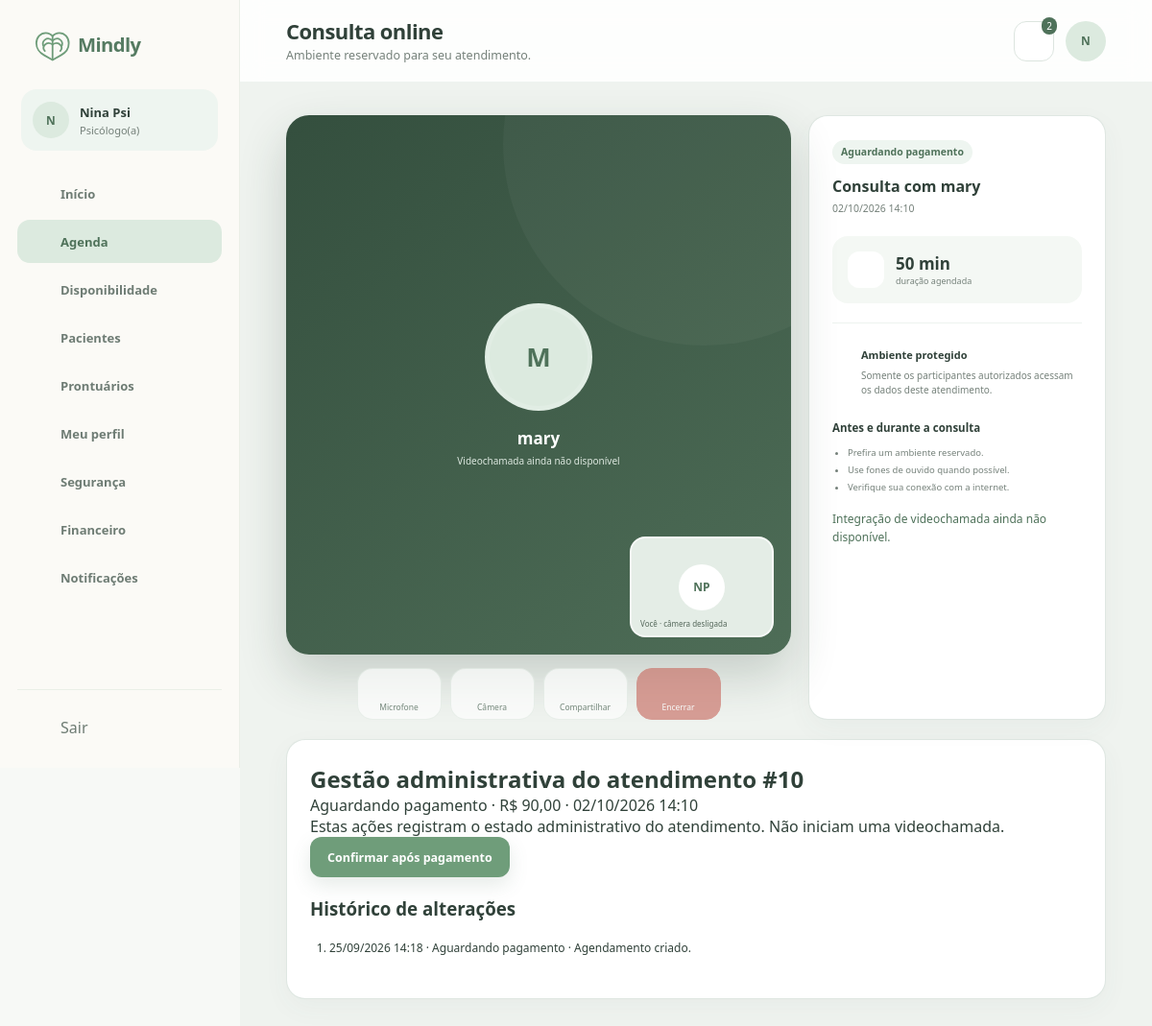
Screenshot of /view/salaAtendimentoPsicologo.php?consulta_id=10 (signed in) with the database file from the repository.
### tables this page shows
CREATE TABLE `psicologos` (
  `usuario_id` bigint(20) UNSIGNED NOT NULL,
  `crp` varchar(24) NOT NULL,
  `nome_profissional` varchar(150) DEFAULT NULL,
  `area_atuacao` varchar(150) DEFAULT NULL,
  `biografia` text DEFAULT NULL,
  `abordagem` text DEFAULT NULL,
  `valor_consulta` decimal(10,2) NOT NULL DEFAULT 0.00,
  `duracao_padrao_minutos` smallint(5) UNSIGNED NOT NULL DEFAULT 50,
  `status_verificacao` enum('pendente','aprovado','rejeitado') NOT NULL DEFAULT 'pendente',
  `verificado_em` datetime DEFAULT NULL,
  `criado_em` timestamp NOT NULL DEFAULT current_timestamp(),
  `atualizado_em` timestamp NOT NULL DEFAULT current_timestamp() ON UPDATE current_timestamp()
);

CREATE TABLE `usuarios` (
  `id` bigint(20) UNSIGNED NOT NULL,
  `nome` varchar(150) NOT NULL,
  `email` varchar(190) NOT NULL,
  `senha_hash` varchar(255) NOT NULL,
  `papel` enum('paciente','psicologo','admin') NOT NULL,
  `telefone` varchar(20) DEFAULT NULL,
  `avatar_url` varchar(500) DEFAULT NULL,
  `status` enum('pendente','ativo','suspenso','inativo') NOT NULL DEFAULT 'ativo',
  `email_verificado_em` datetime DEFAULT NULL,
  `ultimo_acesso_em` datetime DEFAULT NULL,
  `criado_em` timestamp NOT NULL DEFAULT current_timestamp(),
  `atualizado_em` timestamp NOT NULL DEFAULT current_timestamp() ON UPDATE current_timestamp()
);

CREATE TABLE `consultas` (
  `id` bigint(20) UNSIGNED NOT NULL,
  `horario_id` bigint(20) UNSIGNED NOT NULL,
  `psicologo_id` bigint(20) UNSIGNED NOT NULL,
  `paciente_id` bigint(20) UNSIGNED NOT NULL,
  `consulta_origem_id` bigint(20) UNSIGNED DEFAULT NULL,
  `valor` decimal(10,2) NOT NULL,
  `modalidade` enum('online') NOT NULL DEFAULT 'online',
  `status` enum('aguardando_pagamento','confirmada','em_andamento','concluida','cancelada','nao_compareceu') NOT NULL DEFAULT 'aguardando_pagamento',
  `motivo_cancelamento` varchar(500) DEFAULT NULL,
  `cancelada_em` datetime DEFAULT NULL,
  `iniciada_em` datetime DEFAULT NULL,
  `encerrada_em` datetime DEFAULT NULL,
  `criado_em` timestamp NOT NULL DEFAULT current_timestamp(),
  `atualizado_em` timestamp NOT NULL DEFAULT current_timestamp() ON UPDATE current_timestamp(),
  `horario_ocupado_id` bigint(20) UNSIGNED GENERATED ALWAYS AS (case when `status` = 'cancelada' then NULL else `horario_id` end) STORED
);

CREATE TABLE `horarios_agenda` (
  `id` bigint(20) UNSIGNED NOT NULL,
  `psicologo_id` bigint(20) UNSIGNED NOT NULL,
  `inicio_em` datetime NOT NULL,
  `fim_em` datetime NOT NULL,
  `status` enum('livre','reservado','bloqueado') NOT NULL DEFAULT 'livre',
  `criado_em` timestamp NOT NULL DEFAULT current_timestamp(),
  `atualizado_em` timestamp NOT NULL DEFAULT current_timestamp() ON UPDATE current_timestamp()
);

CREATE TABLE `historico_status_consultas` (
  `id` bigint(20) UNSIGNED NOT NULL,
  `consulta_id` bigint(20) UNSIGNED NOT NULL,
  `status_anterior` varchar(30) DEFAULT NULL,
  `status_novo` varchar(30) NOT NULL,
  `alterado_por_usuario_id` bigint(20) UNSIGNED DEFAULT NULL,
  `motivo` varchar(500) DEFAULT NULL,
  `criado_em` timestamp NOT NULL DEFAULT current_timestamp()
);

### view/salaAtendimentoPsicologo.php (the view, shortened to what the rows shown need)
<?php require_once __DIR__ . '/../controller/Auth.php';
$currentUser = requireRole('psicologo'); ?>
<?php require_once __DIR__ . '/../controller/DadosController.php';
$d = loadPageData(basename(__FILE__), $currentUser);
require_once __DIR__ . '/componentes/componentes.php';
require_once __DIR__ . '/componentes/dados.php'; ?>
<!DOCTYPE html>
<html lang="pt-BR">
<head>
    <link rel="stylesheet" href="../css/componentes.css">
    <link rel="stylesheet" href="../css/salaAtendimentoPsicologo.css">
</head>
<body>
    <?php abrirLayout('psicologo', 'agenda', 'Consulta online', 'Ambiente reservado para seu atendimento.', $currentUser['nome']); ?>
    <?php $c = $d['consulta'];
    $name = $c ? ($currentUser['papel'] === 'paciente' ? $c['psicologo_nome'] : $c['paciente_nome']) : ''; ?>
    <div class="sala">
        <section class="video-principal">
            <div class="video-placeholder">
                <div class="avatar-video"><?= e(initials($name)) ?></div>
                <strong><?= e($name ?: 'Nenhuma consulta selecionada') ?></strong><span>Videochamada ainda não
                    disponível</span>
                <div class="mini-video">
                    <div class="avatar-mini"><?= e(initials($currentUser['nome'])) ?></div><small>Você · câmera
                        desligada</small>
                </div>
            </div>
        </section>
        <aside class="painel-sala cartao">
            <div class="cabecalho-sala"><span
                    class="tag"><?= $c ? e(statusLabel($c['status'])) : 'Sem atendimento selecionado' ?></span>
                <h2><?= e($name ? 'Consulta com ' . $name : 'Consulta online') ?></h2>
                <p><?= dateLabel($c['inicio_em'] ?? null) ?></p>
            </div>
        </aside>
    </div>
    <?php require __DIR__ . '/componentes/gestaoConsulta.php';
    fecharLayout(); ?>
</body>
</html>

### view/componentes/componentes.php (shortened to what the rows shown need)
<?php
function icon($name, $class = '')
{
    $svg = $icons[$name] ?? $icons['home'];
    return '<svg class="icone ' . $class . '" viewBox="0 0 24 24" aria-hidden="true">' . $svg . '</svg>';
}
function abrirLayout($perfil, $ativo, $titulo, $subtitulo, $nome)
{
    global $currentUser, $d;
    $nome = e($currentUser['nome']);
    $perfilLabel = $perfil === 'paciente' ? 'Paciente' : ($perfil === 'psicologo' ? 'Psicólogo(a)' : 'Administrador');
    $iniciais = e(mb_strtoupper(mb_substr($currentUser['nome'], 0, 1)));
    echo '<div class="app">';
    echo '<aside class="sidebar">';
    echo '<div class="perfil-lateral"><span class="avatar avatar-pequeno">' . $iniciais . '</span><div><strong>' . $nome . '</strong><span>' . $perfilLabel . '</span></div></div>';
    echo '</aside>';
    echo '<main class="area-app">';
    echo '<header class="topbar"><div class="titulo-topbar"><h1>' . $titulo . '</h1><p>' . $subtitulo . '</p></div><div class="acoes-topbar"><details class="notificacoes"><summary class="botao-icone" aria-label="Notificações">' . icon('bell');
    echo '</summary><div class="painel-notificacoes"><h2>Notificações</h2>';
    echo '</div></details><span class="avatar">' . $iniciais . '</span></div></header>';
    echo '<section class="conteudo-app">';
}
function fecharLayout()
{
    echo '</section></main></div>';
}
?>

### view/componentes/gestaoConsulta.php (shortened to what the rows shown need)
<?php if ($c = $d['consulta']): ?>
    <section class="cartao gestao-atendimento">
        <h2><?= $currentUser['papel'] === 'paciente' ? 'Detalhes da consulta' : 'Gestão administrativa do atendimento' ?> #<?= (int) $c['id'] ?></h2>
        <p><?= e(statusLabel($c['status'])) ?> · <?= money($c['valor']) ?> · <?= dateLabel($c['inicio_em']) ?></p>
        <p>Estas ações registram o estado administrativo do atendimento. Não iniciam uma videochamada.</p>
        <div class="acoes-gestao">
            <?php if ($currentUser['papel'] === 'psicologo'): ?>
                <?php if ($c['status'] === 'aguardando_pagamento'): ?>
                    <form method="post" action="../processamento/profissional.php"><?php operationFields('confirmar'); ?><input
                            type="hidden" name="consulta_id" value="<?= (int) $c['id'] ?>"><button
                            class="botao botao-principal">Confirmar após pagamento</button></form><?php endif; ?>
            <?php endif; ?>
        </div>
        <h3>Histórico de alterações</h3>
        <ol><?php foreach ($d['historicoStatus'] ?? [] as $h): ?>
                <li><?= dateLabel($h['criado_em']) ?> ·
                    <?= e($h['status_anterior'] ? statusLabel($h['status_anterior']) . ' → ' : '') ?>        <?= e(statusLabel($h['status_novo'])) ?>
                    · <?= e($h['motivo']) ?></li><?php endforeach; ?>
        </ol><?php if (empty($d['historicoStatus']))
            emptyState('Nenhuma alteração registrada.'); ?>
    </section>
<?php endif; ?>

### rows the page displays
psicologos: usuario_id.nome "N", usuario_id.nome "Nina Psi", usuario_id.nome "NP"
consultas: usuarios.nome "mary", status "Aguardando pagamento", horario.inicio_em "02/10/2026 14:10", id "10", valor "R$ 90,00"
historico_status_consultas: criado_em "25/09/2026 14:18", status_novo "Aguardando pagamento", motivo "Agendamento criado."

### other values shown
$perfilLabel "Psicólogo(a)"
$label "Início"
$label "Agenda"
$label "Disponibilidade"
$label "Pacientes"
$label "Prontuários"
$label "Meu perfil"
$label "Segurança"
$label "Financeiro"
$label "Notificações"
$titulo "Consulta online"
$subtitulo "Ambiente reservado para seu atendimento."
count($d['notificacoes']) "2"
initials($name) "M"
$name ? 'Consulta com ' . $name : 'Consulta online' "Consulta com mary"
